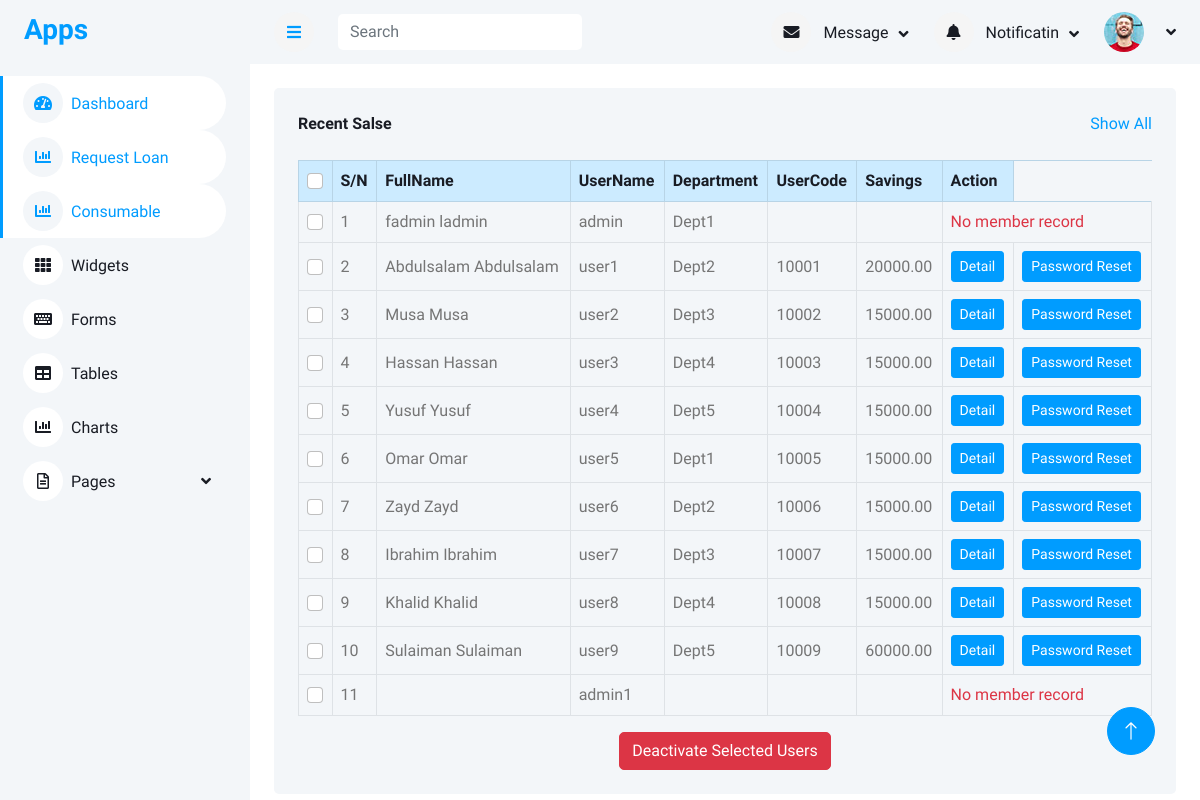
The app's page /all_members with its own data.
### accounts/models.py (models this page shows, shortened)
class User(AbstractUser):
    first_name = models.CharField(max_length=100)
    last_name = models.CharField(max_length=100)
    other_name = models.CharField(max_length=100)
    date_of_birth = models.DateField(blank=True,null=True)
    username = models.CharField(max_length=100, unique=True)
    department = models.CharField(max_length=100)
    unit = models.CharField(max_length=100)
    gender = models.ForeignKey(Gender, on_delete=models.CASCADE, blank=True, null=True)
    group = models.ForeignKey(UserGroup, on_delete=models.CASCADE, blank=True, null=True)
    marital_status = models.ForeignKey(MaritalStatus,on_delete=models.SET_NULL, null=True, blank=True)
    religion = models.ForeignKey(Religion, on_delete=models.SET_NULL, null=True, blank=True,)
    passport = models.ImageField(upload_to='passport', blank=True, null=True)
    member_number = models.CharField(max_length=100)

class Member(models.Model):
    member = models.OneToOneField(User, on_delete=models.SET_NULL, null=True, blank=True)
    ippis = models.IntegerField(unique=True)  # Required and unique
    total_savings = models.DecimalField(max_digits=12, decimal_places=2, blank=True, null=True)

### accounts/views.py (the view)
# urls.py: path("all_members",views.all_members,name='all_members'),
def all_members(request):
    members = User.objects.all()
    return render(request, "accounts/all_members.html", {"members": members})

### templates/accounts/all_members.html (shortened to what this page needs)
{% extends 'base/base.html' %}
{% block content %}
<div class="container-fluid pt-4 px-4">
    <div class="bg-light text-center rounded p-4">
        <div class="d-flex align-items-center justify-content-between mb-4">
            <h6 class="mb-0">Recent Salse</h6>
            <a href="">Show All</a>
        </div>
        <form method="post" action="{% url 'deactivate_users' %}">
            <div class="table-responsive">
                <table class="table text-start align-middle table-bordered table-hover mb-0">
                    <thead class="table-primary">
                        <tr class="text-dark">
                            <th scope="col"><input class="form-check-input" type="checkbox" id="select-all"></th>
                            <th scope="col">S/N</th>
                            <th scope="col">FullName</th>
                            <th scope="col">UserName</th>
                            <th scope="col">Department</th>
                            <th scope="col">UserCode</th>
                            <th scope="col">Savings</th>
                            <th scope="col">Action</th>
                        </tr>
                    </thead>
                    <tbody>
                        {% for m in members %}
                        <tr>
                            <td><input class="form-check-input user-checkbox" type="checkbox" name="user_ids"
                                    value="{{ m.id }}"></td>
                            <td>{{ forloop.counter }}</td>
                            <td>{{ m.first_name }} {{ m.last_name }}</td>
                            <td>{{ m.username }}</td>
                            <td>{{ m.department }}</td>
                            <td>{{ m.member.ippis }}</td>
                            <td>{{ m.member.total_savings }}</td>
                            {% if m.member %}
                            <td><a class="btn btn-sm btn-primary"
                                    href="{% url 'member_detail' m.member.id %}">Detail</a></td>
                            <td><a class="btn btn-sm btn-primary" href="{% url 'reset_password' m.member.id %}">Password
                                    Reset</a></td>
                            {% else %}
                            <td colspan="2"><span class="text-danger">No member record</span></td>
                            {% endif %}
                        </tr>
                        {% endfor %}
                    </tbody>
                </table>
            </div>
            <button type="submit" class="btn btn-danger mt-3">Deactivate Selected Users</button>
        </form>
    </div>
</div>
</div>
{% endblock content %}

### static/css/style.css (style rules this page uses)
:root { --primary: #009CFF; --light: #F3F6F9; --dark: #191C24; }
.btn { transition: .5s; }
.btn.btn-primary { color: #FFFFFF; }

### records on screen
User: first_name "fadmin", last_name "ladmin", username "admin", department "Dept1", shows "No member record"
User: first_name "Abdulsalam", last_name "Abdulsalam", username "user1", department "Dept2", member.ippis "10001", member.total_savings "20000.00", shows "Detail"
User: first_name "Musa", last_name "Musa", username "user2", department "Dept3", member.ippis "10002", member.total_savings "15000.00", shows "Detail"
User: first_name "Hassan", last_name "Hassan", username "user3", department "Dept4", member.ippis "10003", member.total_savings "15000.00", shows "Detail"
User: first_name "Yusuf", last_name "Yusuf", username "user4", department "Dept5", member.ippis "10004", member.total_savings "15000.00", shows "Detail"
User: first_name "Omar", last_name "Omar", username "user5", department "Dept1", member.ippis "10005", member.total_savings "15000.00", shows "Detail"
User: first_name "Zayd", last_name "Zayd", username "user6", department "Dept2", member.ippis "10006", member.total_savings "15000.00", shows "Detail"
User: first_name "Ibrahim", last_name "Ibrahim", username "user7", department "Dept3", member.ippis "10007", member.total_savings "15000.00", shows "Detail"
User: first_name "Khalid", last_name "Khalid", username "user8", department "Dept4", member.ippis "10008", member.total_savings "15000.00", shows "Detail"
User: first_name "Sulaiman", last_name "Sulaiman", username "user9", department "Dept5", member.ippis "10009", member.total_savings "60000.00", shows "Detail"
User: username "admin1", shows "No member record"
